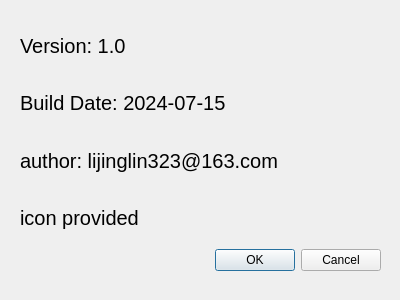
<?xml version="1.0" encoding="UTF-8"?>
<ui version="4.0">
 <class>TAboutDialog</class>
 <widget class="QDialog" name="TAboutDialog">
  <property name="geometry">
   <rect>
    <x>0</x>
    <y>0</y>
    <width>400</width>
    <height>300</height>
   </rect>
  </property>
  <property name="windowTitle">
   <string>About</string>
  </property>
  <widget class="QWidget" name="layoutWidget">
   <property name="geometry">
    <rect>
     <x>20</x>
     <y>20</y>
     <width>361</width>
     <height>251</height>
    </rect>
   </property>
   <layout class="QVBoxLayout" name="verticalLayout">
    <item>
     <widget class="QLabel" name="labelAuthor_3">
      <property name="font">
       <font>
        <family>Arial</family>
        <pointsize>15</pointsize>
       </font>
      </property>
      <property name="text">
       <string>Version: 1.0</string>
      </property>
     </widget>
    </item>
    <item>
     <widget class="QLabel" name="labelAuthor_2">
      <property name="font">
       <font>
        <family>Arial</family>
        <pointsize>15</pointsize>
       </font>
      </property>
      <property name="text">
       <string>Build Date: 2024-07-15</string>
      </property>
     </widget>
    </item>
    <item>
     <widget class="QLabel" name="labelAuthor">
      <property name="font">
       <font>
        <family>Arial</family>
        <pointsize>15</pointsize>
       </font>
      </property>
      <property name="text">
       <string>author: lijinglin323@163.com</string>
      </property>
     </widget>
    </item>
    <item>
     <widget class="QLabel" name="labelIcon">
      <property name="font">
       <font>
        <family>Arial</family>
        <pointsize>15</pointsize>
       </font>
      </property>
      <property name="text">
       <string>icon provided</string>
      </property>
     </widget>
    </item>
    <item>
     <widget class="QDialogButtonBox" name="buttonBox">
      <property name="orientation">
       <enum>Qt::Horizontal</enum>
      </property>
      <property name="standardButtons">
       <set>QDialogButtonBox::Cancel|QDialogButtonBox::Ok</set>
      </property>
     </widget>
    </item>
   </layout>
  </widget>
 </widget>
 <resources/>
 <connections>
  <connection>
   <sender>buttonBox</sender>
   <signal>accepted()</signal>
   <receiver>TAboutDialog</receiver>
   <slot>accept()</slot>
   <hints>
    <hint type="sourcelabel">
     <x>248</x>
     <y>254</y>
    </hint>
    <hint type="destinationlabel">
     <x>157</x>
     <y>274</y>
    </hint>
   </hints>
  </connection>
  <connection>
   <sender>buttonBox</sender>
   <signal>rejected()</signal>
   <receiver>TAboutDialog</receiver>
   <slot>reject()</slot>
   <hints>
    <hint type="sourcelabel">
     <x>316</x>
     <y>260</y>
    </hint>
    <hint type="destinationlabel">
     <x>286</x>
     <y>274</y>
    </hint>
   </hints>
  </connection>
 </connections>
</ui>
